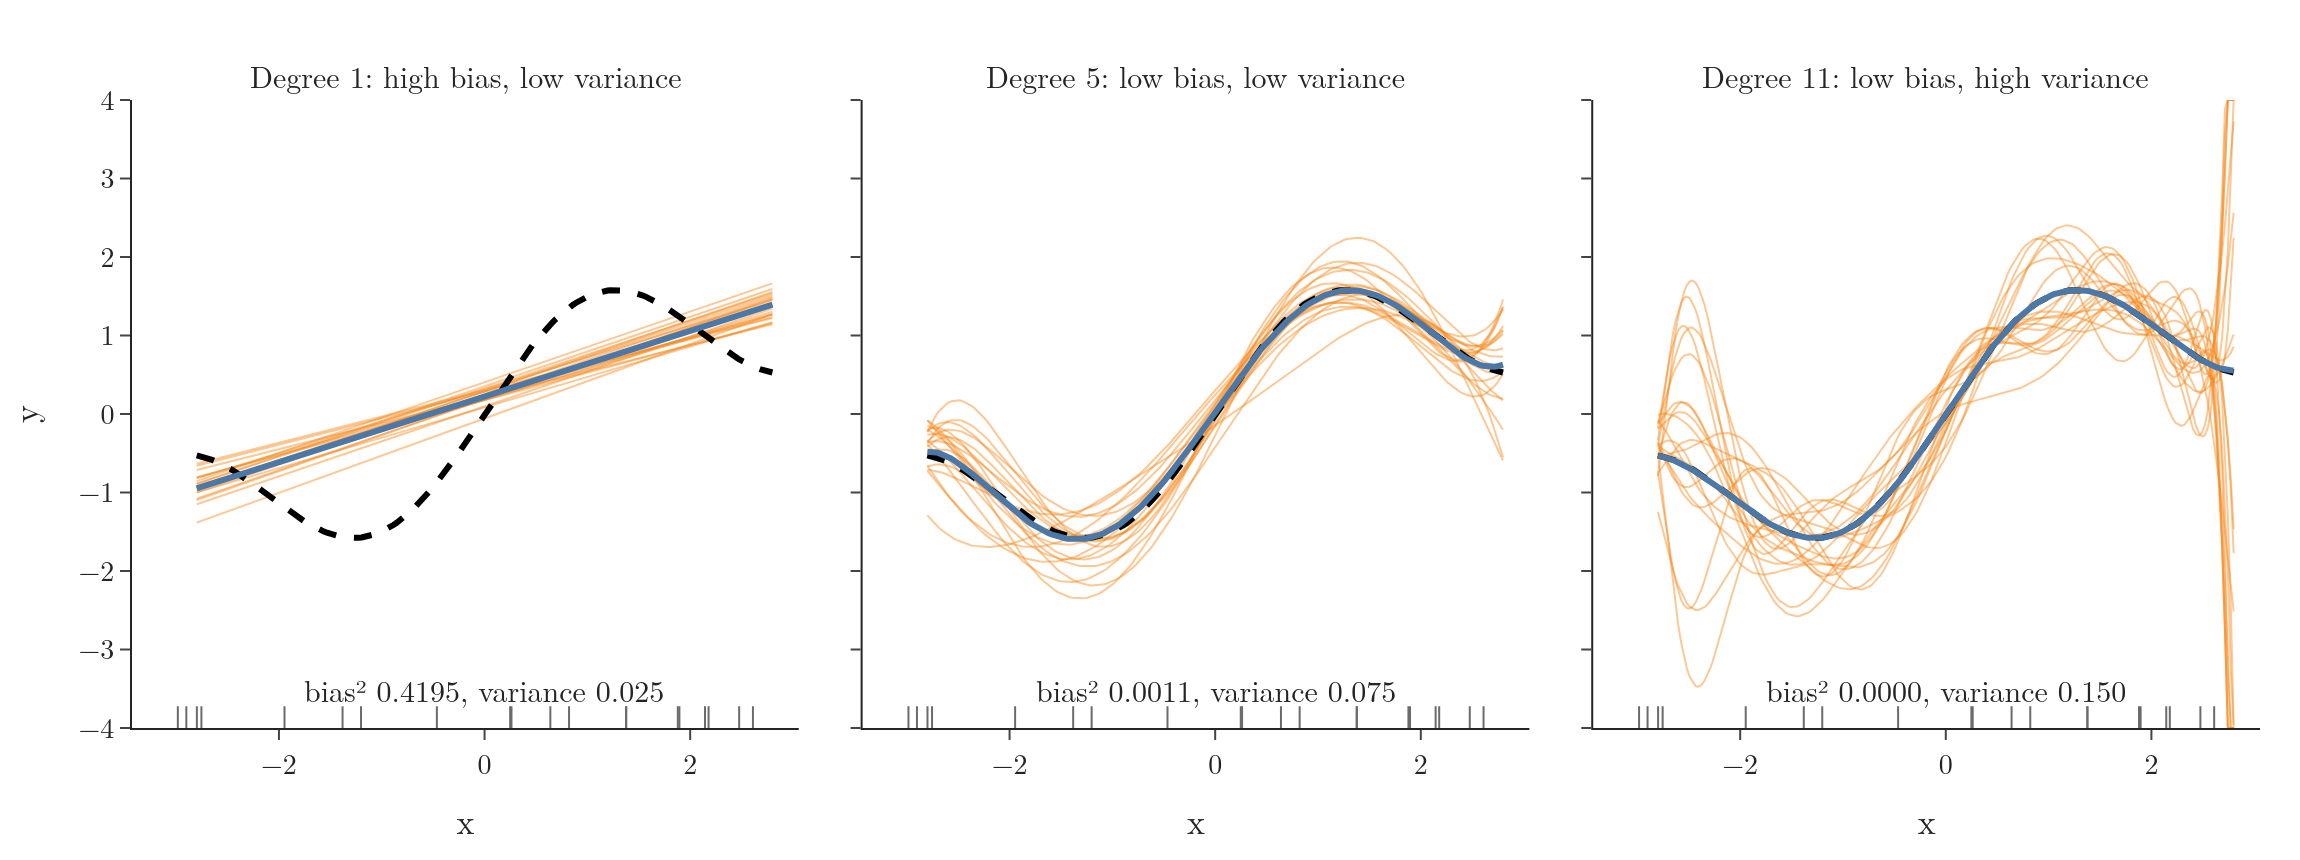

The script that drew this image:
"""Each model trained on 20 different training sets (same 20 inputs, new noise) (Plotly): the spread of the curves is the
variance; how far their average is from the truth is the bias."""
from pathlib import Path
import numpy as np
import plotly.graph_objects as go
from plotly.subplots import make_subplots
from common import fits, decompose, f, xs, X

here = Path(__file__).parent
cases = [(1, "Degree 1: high bias, low variance"), (5, "Degree 5: low bias, low variance"),
         (11, "Degree 11: low bias, high variance")]
fig = make_subplots(1, 3, shared_yaxes=True, horizontal_spacing=0.03, subplot_titles=[c[1] for c in cases])
for col, (d, _) in enumerate(cases, start=1):
    P, G = fits(d)
    for p in G.T[:20]:
        fig.add_trace(go.Scatter(x=xs, y=np.clip(p, -4, 4), mode="lines", line=dict(color="#F58518", width=1), opacity=0.45), 1, col)
    fig.add_trace(go.Scatter(x=xs, y=f(xs), mode="lines", line=dict(color="black", width=3, dash="dash")), 1, col)
    fig.add_trace(go.Scatter(x=X.ravel(), y=np.full(len(X), -3.9), mode="markers", marker=dict(symbol="line-ns-open", size=10, color="#6B6B6B")), 1, col)
    fig.add_trace(go.Scatter(x=xs, y=np.clip(G.mean(axis=1), -4, 4), mode="lines", line=dict(color="#4C78A8", width=3)), 1, col)
    b2, v = decompose(P)
    fig.add_annotation(x=0, y=-3.5, xref=f"x{'' if col == 1 else col}", yref="y", showarrow=False,
                       text=f"bias² {b2:.4f}, variance {v:.3f}", font=dict(size=15))
    fig.update_xaxes(title="x", row=1, col=col)
    print(d, round(b2, 4), round(v, 3))
fig.update_yaxes(title="y", range=[-4, 4], row=1, col=1)
fig.update_layout(template="simple_white", width=1150, height=430, showlegend=False,
                  font=dict(family="Latin Modern Roman", size=14), margin=dict(l=60, r=20, t=50, b=60))
fig.update_annotations(font_size=15, selector=dict(xref="paper"))
fig.write_image(here / "many_fits.png", scale=2)
fig.write_image(here / "many_fits.pdf")
